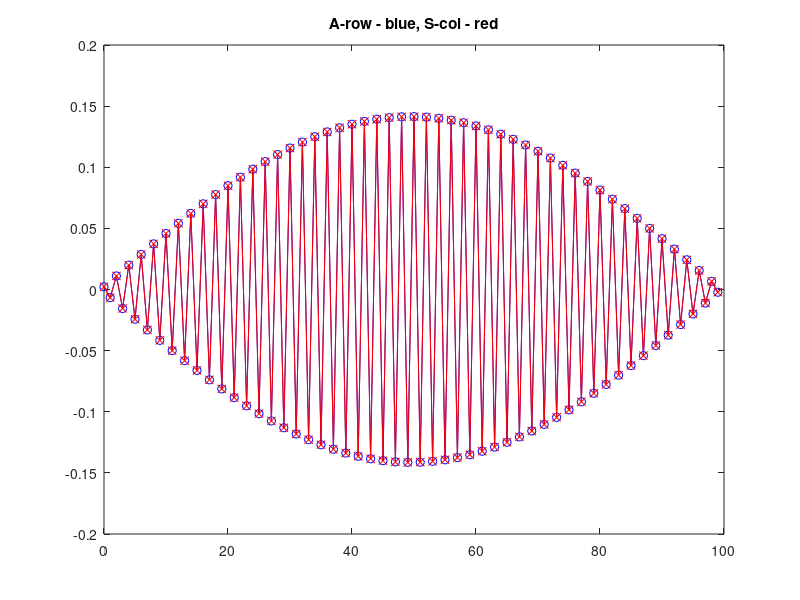
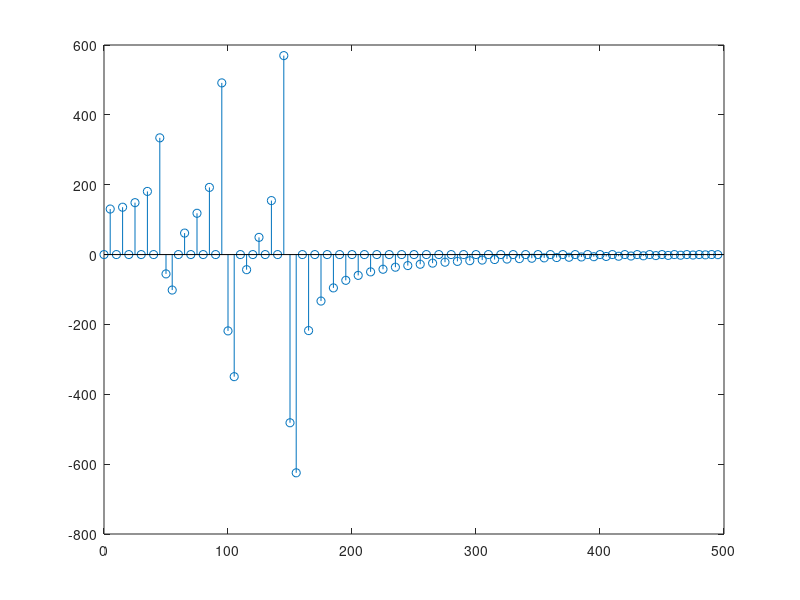
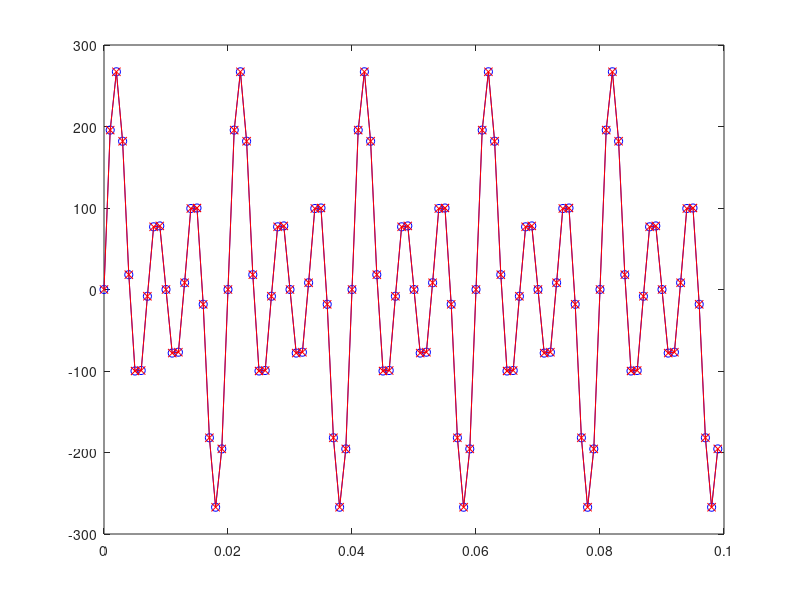
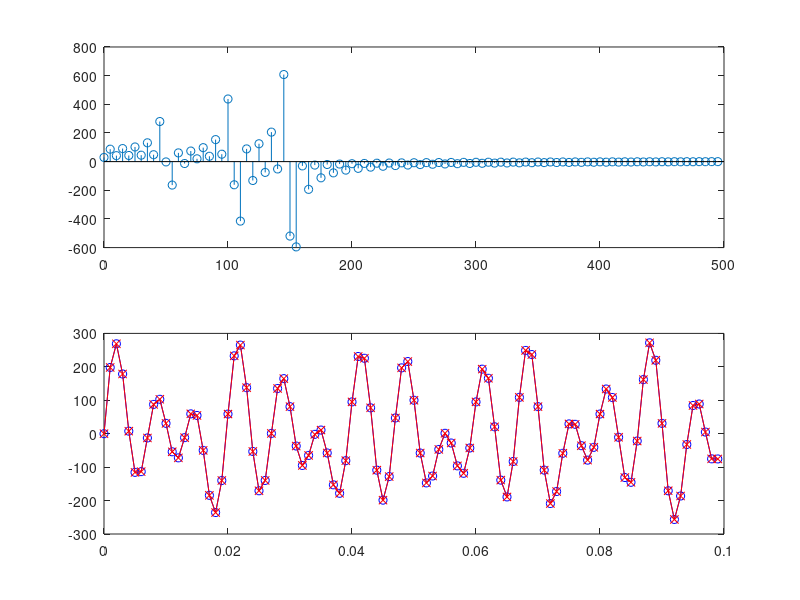

Recreate these plots in MATLAB, in order.
%% Initialize the signal and transformation matrics
clear all; close all; clc;

N = 100;                        % Signal samples
fs = 1000;                      % Sampling rate
t = 0:1/fs:(N-1)/fs;            % time vector
f1 = 50; f2 = 100; f3 = 150;    % Frequencies
A1 = 50; A2 = 100; A3 = 150;    % Amplitudes

n = 0:N-1;
k = 0:N-1;

x = A1*sin(2*pi*f1*t) + A2*sin(2*pi*f2*t) + A3*sin(2*pi*f3*t);
%x = A1*cos(pi*f1*t) + A2*cos(pi*f2*t) + A3*cos(pi*f3*t);  % Signal

A = sqrt(2/N)*cos(pi*k'/N*(n+0.5)); % DCT-II analysis matrix
A(1,:) = A(1,:)/sqrt(2);            % Differnet amplitude for the firs column
S = A';                             % DCT-II synthesis matrix


%% Plot Transformation functions
figure; % Plot every A row and S column
for i = 1:N
    plot(n, A(i,:), 'b-o', n, S(:,i), 'r-x'); title('A-row - blue, S-col - red'), pause;
end


%% Analyze the signal

y = A*x';   % Analyze the signal
figure;     % Plot the coefficients
f = (0:N-1)*fs/(2*N);
stem(f, y);


%% Reconstruct the signal

xr = S*y;
figure;
plot(t, x, 'b-o', t, xr, 'r-x');


%% Frequency change of f2 by 5 Hz

f2 = 105;   % Change freq.
x = A1*sin(2*pi*f1*t) + A2*sin(2*pi*f2*t) + A3*sin(2*pi*f3*t);  % Update signal
y = A*x';   % Analyse signal
figure;     % Plot the frequencies
f = (0:N-1)*fs/(2*N);
subplot(2,1,1); stem(f, y);

xr = S*y;
subplot(2,1,2); plot(t, x, 'b-o', t, xr, 'r-x');


%% Frequency change for all components by 2.5 Hz

f1 = 52.5; f2 = 102.5; f3 = 152.5;  % Change freq.
x = A1*sin(2*pi*f1*t) + A2*sin(2*pi*f2*t) + A3*sin(2*pi*f3*t);  % Update signal
y = A*x';   % Analyse signal
figure;     % Plot the frequencies
f = (0:N-1)*fs/N;
stem(f, y);
